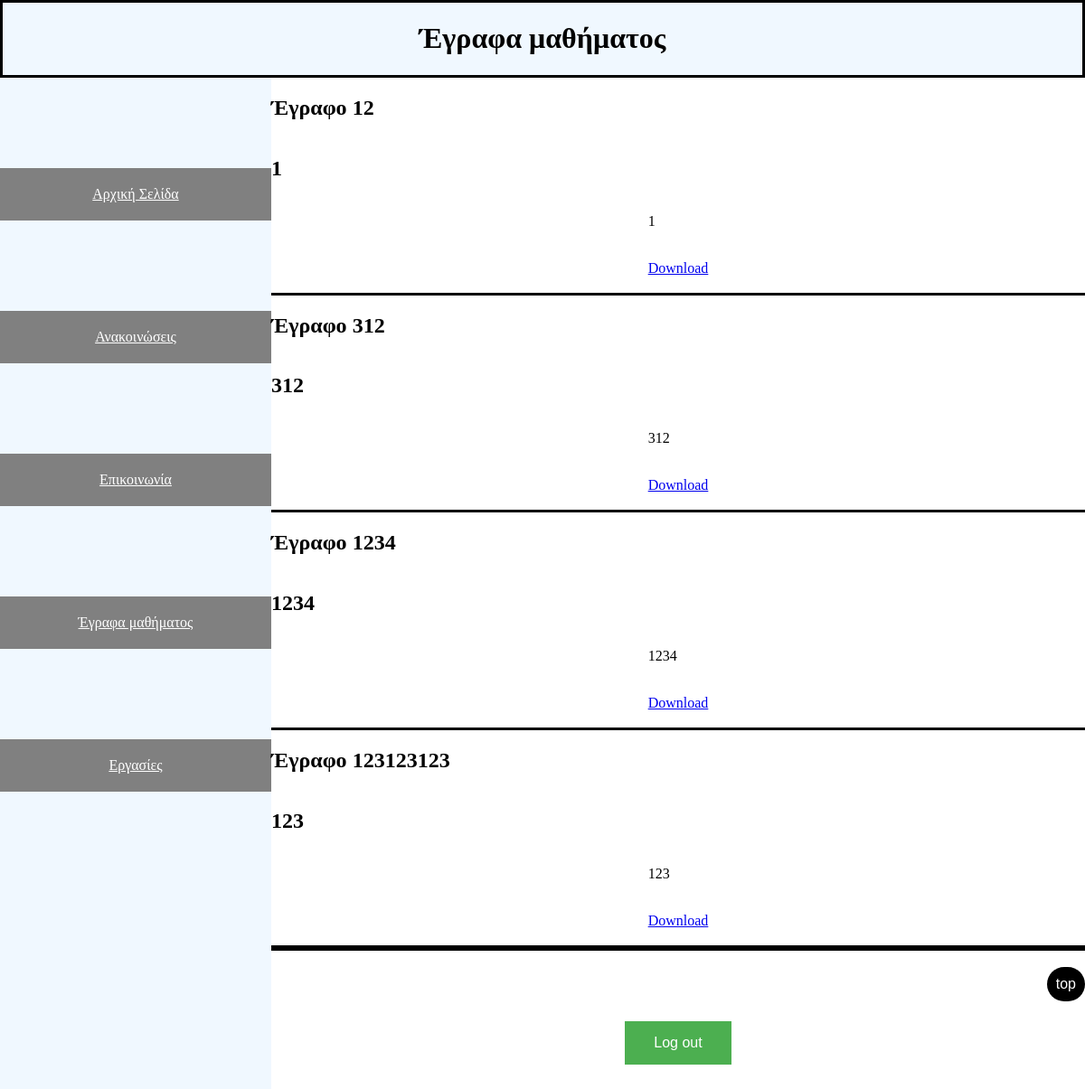
The app's page /documents.php (signed in), older data.
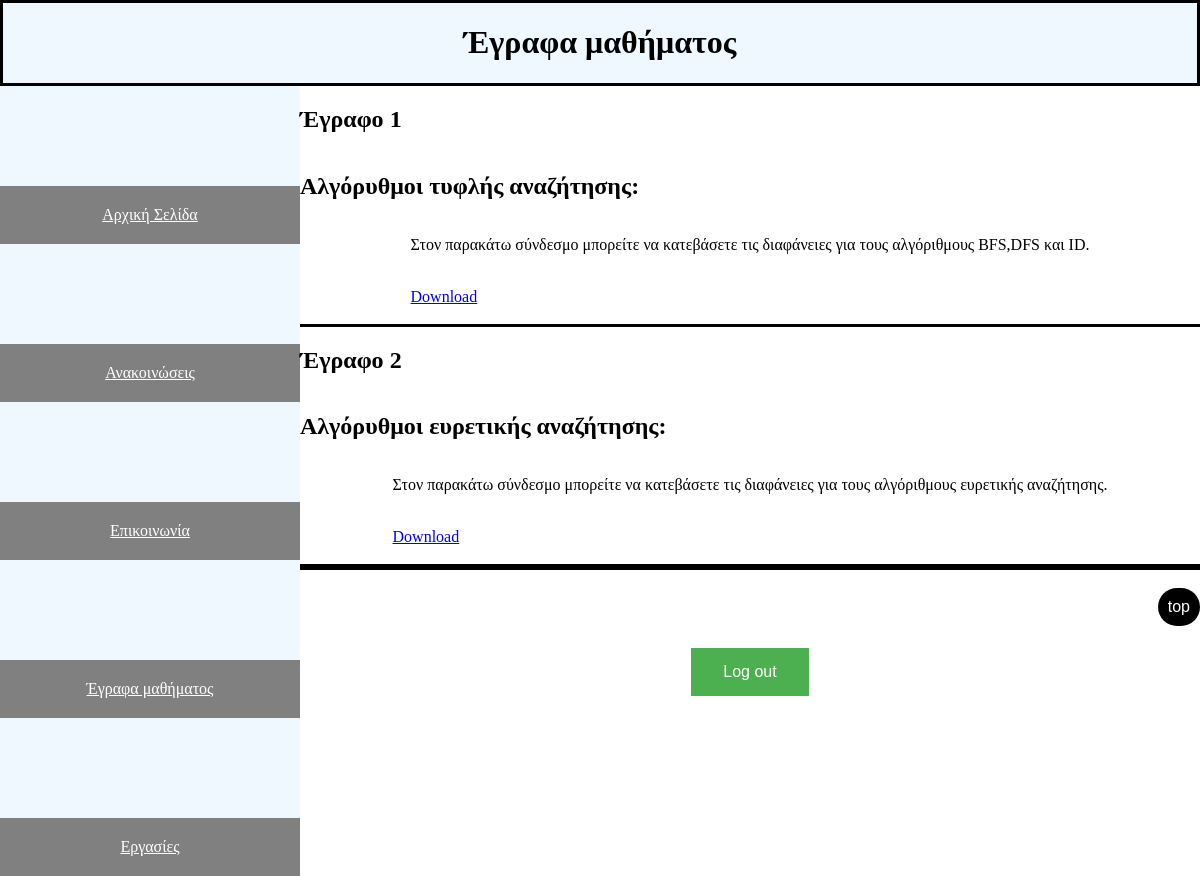
The same page, newer data.
### tables this page shows
CREATE TABLE `documents` (
  `Number` int(11) NOT NULL,
  `Title` varchar(100) NOT NULL,
  `Description` varchar(1000) NOT NULL,
  `FileLocation` varchar(255) NOT NULL
);

### documents.php (the view, shortened to what this page needs)
<?php
    include "functions.php";
    $sql = "SELECT * FROM documents";
    $data = mysqli_query($conn, $sql);
?>
<!DOCTYPE html>
<html lang="el">
    <head>
        <link rel="stylesheet" href="style.css">
    </head>
    <body>
        <header>
            <h1>Έγραφα μαθήματος</h1>
        </header>
        <div class="container">
            <div class="sidebar">
                <a href="index.php" class="button">Αρχική Σελίδα</a>
                <a href="announcements.php" class="button">Ανακοινώσεις</a>
                <a href="communication.php" class="button">Επικοινωνία</a>
                <a href="documents.php" class="button">Έγραφα μαθήματος</a>
                <a href="homework.php" class="button">Εργασίες</a>
            </div>
            <div class="main-border">
                <div class="border-bottom">
                    <?php
                        while($row = mysqli_fetch_assoc($data)){
                    ?>
                    <div class="border-bottom">
                        <h2>Έγραφο <?php echo $row["Number"];
                        ?></h2>
                        <h2><?php echo $row['Title'];?></h2>
                        <div class="inner-text">
                            <p><?php echo $row['Description']?></p>
                            <br>
                            <a  href="./<?php echo $row['FileLocation']?>">Download</a>
                            <br>
                            <br>
                        </div>
                    </div>
                    <?php
                        }
                    ?>
            </div>
            <br>
            <a href="#" class="top">top</a>
            <br>
            <form action="logout.php" method="post">
                    <button type="submit" class="login-but" name="edit-users">Log out</button>
            </form>
            <br>
            <br>
        </div>
    </body>
</html>

### style.css (style rules this page uses)
html { background-color: aliceblue; }
body { min-height: 100vh; margin: auto; }
.container { display: flex; min-height: calc(100vh - 86px); }
header { height: 80px; border: 3px solid; display: flex; justify-content: center; }
.sidebar { min-width: 300px; background-color:aliceblue; flex-direction: column; display: flex; }
.main-border { flex-grow: 1; display: flex; background-color: white; flex-direction: column; align-items: center; }
.inner-text { align-self: center; }
.top { margin-left: auto; text-decoration: none; padding: 10px; font-family: sans-serif; color: #fff; background: #000; border-radius: 100px; }
.border-bottom { width: 100%; display: flex; flex-direction: column; border-bottom: 3px solid; }
.button { background-color: gray; color: white; padding: 20px 40px; text-align: center; margin-top: 100px; }

### documents.php (style rules this page uses)
.login-but { background-color: #4CAF50; border: none; color: white; padding: 15px 32px; text-align: center; text-decoration: none; display: inline-block; font-size: 16px; margin: 4px 2px; cursor: pointer; -webkit-transition-duration: 0.4s; transition-duration: 0.4s; }

Row changes from the older to the newer data that the page shows:
removed documents: Number "12", Title "1", Description "1"
removed documents: Number "312", Title "312", Description "312"
removed documents: Number "1234", Title "1234", Description "1234"
removed documents: Number "123123123", Title "123", Description "123"
added documents: Number "1", Title "Αλγόρυθμοι τυφλής αναζήτησης:", Description "Στον παρακάτω σύνδεσμο μπορείτε να κατεβάσετε τις διαφάνειες για τους αλγόριθμους BFS,DFS και ID."
added documents: Number "2", Title "Αλγόρυθμοι ευρετικής αναζήτησης:", Description "Στον παρακάτω σύνδεσμο μπορείτε να κατεβάσετε τις διαφάνειες για τους αλγόριθμους ευρετικής αναζήτησης."
